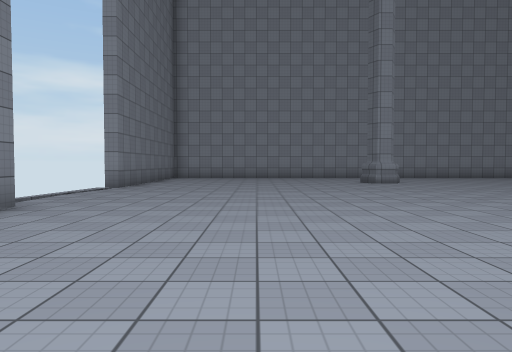
view 1 (above)

19 first-person views from a walk through a scene from a Unity 3-D project. The camera is 1.3 m above the floor, tilts 2° down and sees 70° across. The floor is counted in squares, 2 m on a side. Each view is taken from the middle of a square. On the plan, view 1 faces up. The plan holds only what a view shows up to about 11 squares ahead; the rest is blank. The place goes on beyond the plan. Surface patterns are stand-ins for the level's own textures.

view 2
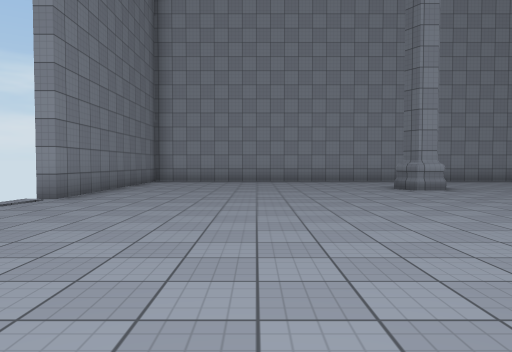

view 3
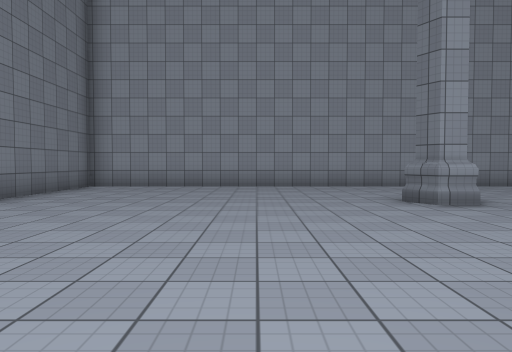

view 4
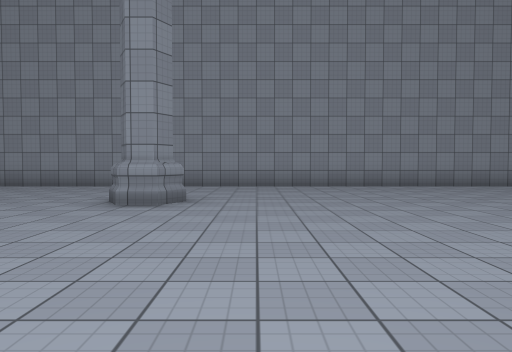

view 5
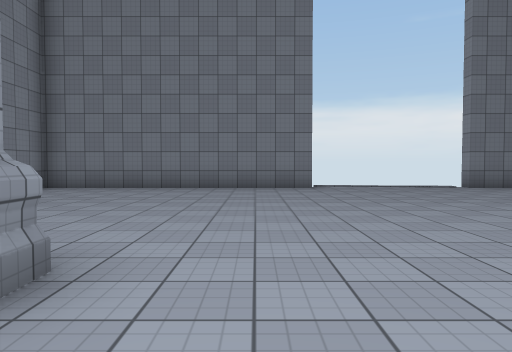

view 6
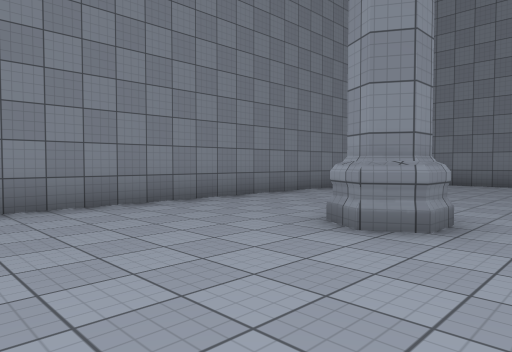

view 7
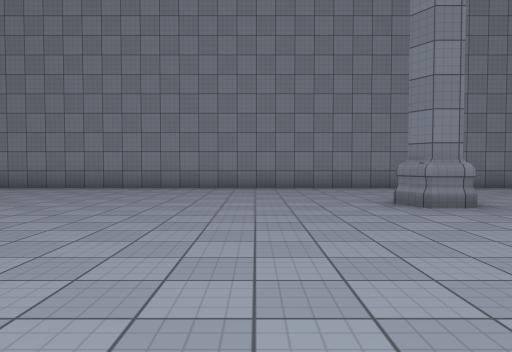

view 8
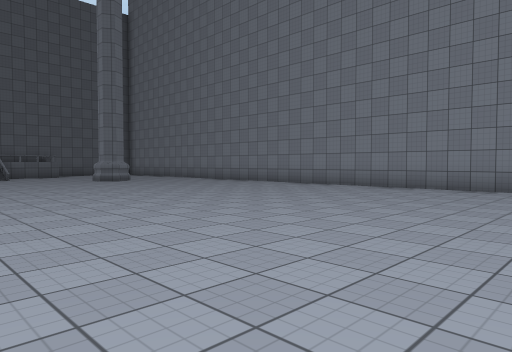

view 9
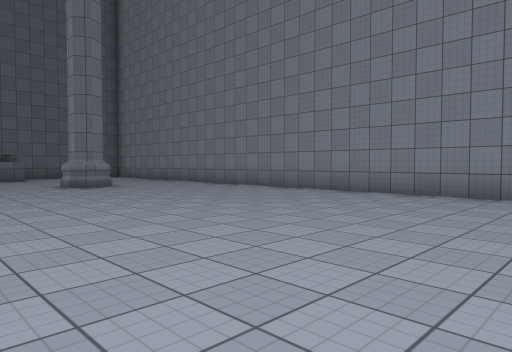

view 10
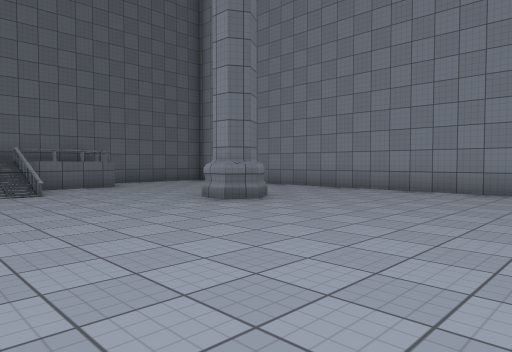

view 11
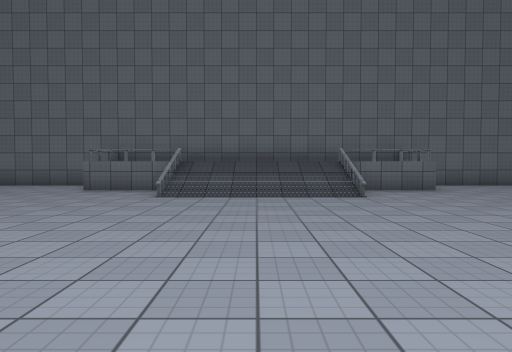

view 12
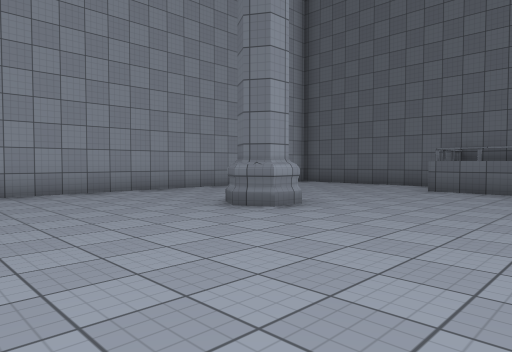

view 13
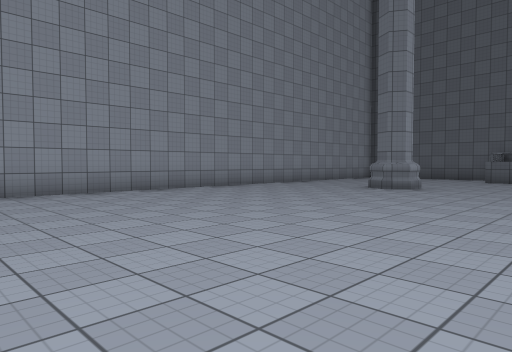

view 14
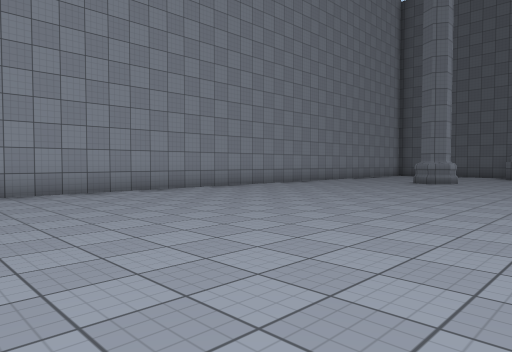

view 15
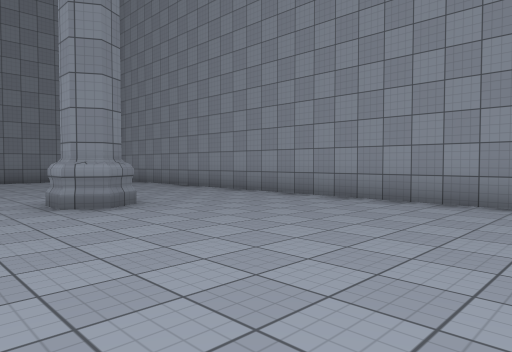

view 16
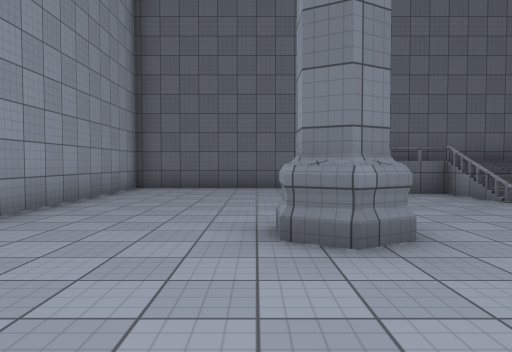

view 17
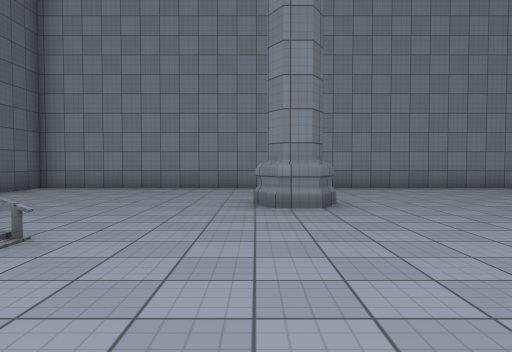

view 18
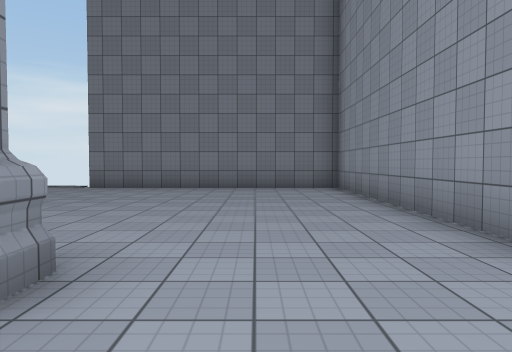

view 19
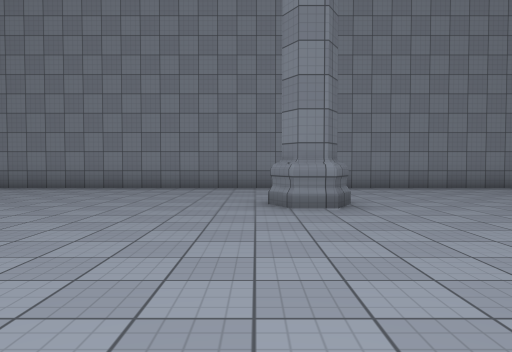

### Floor plan
Points are (right, up) in squares from view 1. A wall is a line through its corners. A room is listed if a view was taken in it or the views show most of it. See-through windows are left out.
Room 1 (views 1, 2, 3, 4, 5, 6, 7, 8, 9, 10, 11, 12, 13, 14, 15, 16, 17, 18, 19)
walls: (4.4, 11.7) (3.9, 11.7); (3.5, 2.2) (3.9, 2.7) (4.4, 2.7) (4.7, 2.2) (4.4, 1.7); (3.8, 12.8) (4.5, 12.8) (4.8, 12.2) (4.5, 11.8) (3.8, 11.8) (3.5, 12.3); (22, 11.8) (21.8, 12.2); (22.1, 1.5) (21.8, 2.2); (22.2, 1.7) (21.9, 2.3) (22.1, 2.7) (22.7, 2.7) (23, 2.2); (22.6, 11.8) (22.2, 11.8) (21.8, 12.4) (22.1, 12.8) (22.8, 12.8); (22.8, 11.7) (22.3, 11.7); (-3.6, 5.5) (-3.6, -1.6) (28.6, -1.6) (28.6, 16.2) (-3.6, 16.2) (-3.6, 9.6) (-4, 9.6); (26.8, 8.9) (26.8, 11.2); (26.8, 2.6) (26.8, 5)
low walls: (24.9, 5) (26.9, 5); (25.5, 4.9) (26, 5.1); (28.5, 11) (27, 11)

Positions as (right, up) in squares from view 1, and headings:
1: (0, 0), facing up
2: (0, 3), facing up
3: (1, 6), facing up
4: (6, 6), facing up
5: (6, 4), facing left
6: (8, 4), facing down-left
7: (7, 8), facing down
8: (9, 8), facing down-right
9: (12, 6), facing down-right
10: (17, 7), facing down-right
11: (18, 7), facing right
12: (18, 8), facing up-right
13: (13, 8), facing up-right
14: (10, 8), facing up-right
15: (10, 10), facing up-left
16: (19, 13), facing right
17: (23, 8), facing down
18: (6, 14), facing left
19: (5, 8), facing down
